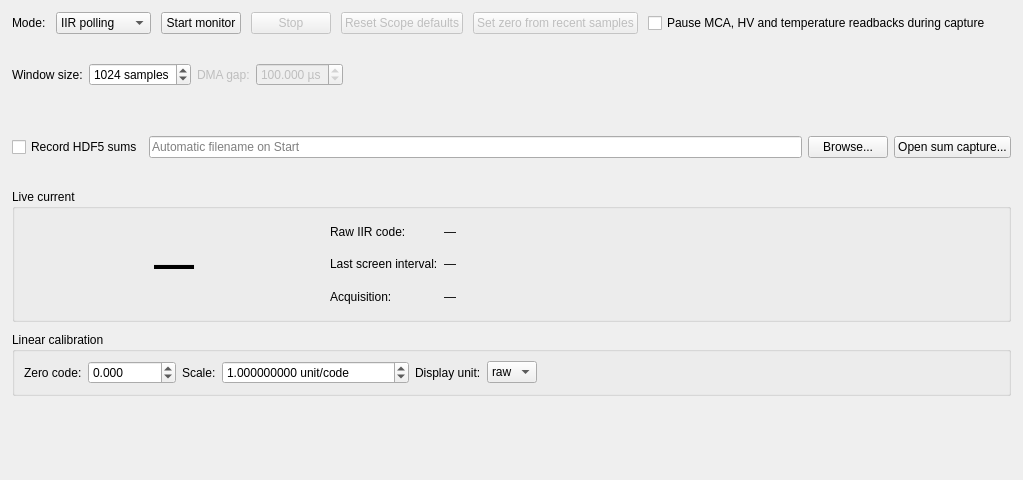
<?xml version="1.0" encoding="UTF-8"?>
<ui version="4.0">
 <class>CurrentMonitorView</class>
 <widget class="QWidget" name="CurrentMonitorView">
  <property name="minimumSize"><size><width>720</width><height>480</height></size></property>
  <layout class="QVBoxLayout" name="verticalLayout">
   <property name="leftMargin"><number>12</number></property>
   <property name="topMargin"><number>12</number></property>
   <property name="rightMargin"><number>12</number></property>
   <property name="bottomMargin"><number>12</number></property>
   <property name="spacing"><number>10</number></property>
   <item>
    <layout class="QHBoxLayout" name="monitorControls">
     <item><widget class="QLabel" name="labelMode"><property name="text"><string>Mode:</string></property></widget></item>
     <item>
      <widget class="QComboBox" name="comboMode">
       <item><property name="text"><string>IIR polling</string></property></item>
       <item><property name="text"><string>Scope DMA</string></property></item>
      </widget>
     </item>
     <item><widget class="QPushButton" name="btnStart"><property name="text"><string>Start monitor</string></property></widget></item>
     <item><widget class="QPushButton" name="btnStop"><property name="text"><string>Stop</string></property><property name="enabled"><bool>false</bool></property></widget></item>
     <item>
      <widget class="QPushButton" name="btnResetScopeDefaults">
       <property name="text"><string>Reset Scope defaults</string></property>
       <property name="enabled"><bool>false</bool></property>
       <property name="toolTip"><string>Restore the Scope hardware defaults after stopping Current DMA.</string></property>
      </widget>
     </item>
     <item><widget class="QPushButton" name="btnZero"><property name="text"><string>Set zero from recent samples</string></property><property name="enabled"><bool>false</bool></property></widget></item>
     <item>
      <widget class="QCheckBox" name="cbPauseReadbacks">
       <property name="text"><string>Pause MCA, HV and temperature readbacks during capture</string></property>
       <property name="toolTip"><string>While this Current acquisition runs, pause MCA histogram/statistics, Power Supply (HV and temperature) and Global diagnostics polling on all channels, so they do not compete with the capture on the board. Measurements and HV setpoints are unaffected; displays update again when Current stops. Temperature correction holds its last applied value while paused.</string></property>
      </widget>
     </item>
     <item><spacer name="controlsSpacer"><property name="orientation"><enum>Qt::Horizontal</enum></property><property name="sizeHint" stdset="0"><size><width>20</width><height>20</height></size></property></spacer></item>
    </layout>
   </item>
   <item>
    <widget class="QWidget" name="sumTimingControls" native="true">
     <layout class="QHBoxLayout" name="sumTimingLayout">
      <property name="leftMargin"><number>0</number></property>
      <property name="topMargin"><number>0</number></property>
      <property name="rightMargin"><number>0</number></property>
      <property name="bottomMargin"><number>0</number></property>
      <item><widget class="QLabel" name="labelSumSamples"><property name="text"><string>Window size:</string></property></widget></item>
      <item><widget class="QSpinBox" name="spinSumSamples">
       <property name="toolTip"><string>ADC samples integrated per sum window: 4 to 8188, in steps of 4. Each sample lasts 2 ns. This sets the next capture, not the fixed 4096-byte packet size.</string></property>
       <property name="suffix"><string> samples</string></property>
       <property name="minimum"><number>4</number></property>
       <property name="maximum"><number>8188</number></property>
       <property name="singleStep"><number>4</number></property>
       <property name="value"><number>1024</number></property>
      </widget></item>
     <item><widget class="QLabel" name="labelDmaGap"><property name="text"><string>DMA gap:</string></property><property name="enabled"><bool>false</bool></property></widget></item>
     <item>
      <widget class="QDoubleSpinBox" name="spinDmaGap">
       <property name="enabled"><bool>false</bool></property>
       <property name="toolTip"><string>Post-frame gap for the next Scope DMA current measurement; hardware resolution is 0.008 microseconds.</string></property>
       <property name="suffix"><string> &#xB5;s</string></property>
       <property name="decimals"><number>3</number></property>
       <property name="minimum"><double>0.000000000000000</double></property>
       <property name="maximum"><double>524.280000000000000</double></property>
       <property name="singleStep"><double>0.008000000000000</double></property>
       <property name="value"><double>100.000000000000000</double></property>
      </widget>
     </item>
      <item><widget class="QLabel" name="labelSumTiming"><property name="text"><string/></property><property name="toolTip"><string>Window duration is N times 2 ns. Scheduled start interval is the window duration plus the window gap; missed windows are excluded from measured exposure.</string></property></widget></item>
      <item><spacer name="sumTimingSpacer"><property name="orientation"><enum>Qt::Horizontal</enum></property><property name="sizeHint" stdset="0"><size><width>20</width><height>20</height></size></property></spacer></item>
     </layout>
    </widget>
   </item>
   <item>
    <widget class="QWidget" name="sumControls" native="true">
     <layout class="QHBoxLayout" name="sumControlsLayout">
      <property name="leftMargin"><number>0</number></property>
      <property name="topMargin"><number>0</number></property>
      <property name="rightMargin"><number>0</number></property>
      <property name="bottomMargin"><number>0</number></property>
      <item><widget class="QCheckBox" name="cbRecordSums"><property name="text"><string>Record HDF5 sums</string></property><property name="toolTip"><string>Record original sum packets and exact timestamps to a new HDF5 file.</string></property></widget></item>
      <item><widget class="QLineEdit" name="editSumFile"><property name="placeholderText"><string>Automatic filename on Start</string></property><property name="toolTip"><string>Leave blank for chN_current_&lt;timestamp&gt;.h5 on Start. Relative filenames use the measurement folder from General Settings. Existing files require overwrite confirmation.</string></property></widget></item>
      <item><widget class="QPushButton" name="btnSumFile"><property name="text"><string>Browse...</string></property><property name="toolTip"><string>Choose a sum recording file, starting in the measurement folder from General Settings.</string></property></widget></item>
      <item><widget class="QPushButton" name="btnOpenSums"><property name="text"><string>Open sum capture...</string></property><property name="toolTip"><string>Open the dedicated Current capture analysis tool without interrupting live acquisition.</string></property></widget></item>
     </layout>
    </widget>
   </item>
   <item>
    <widget class="QGroupBox" name="groupReading">
     <property name="title"><string>Live current</string></property>
     <layout class="QGridLayout" name="readingLayout">
      <item row="0" column="0" rowspan="3">
       <widget class="QLabel" name="lblCurrent">
        <property name="minimumSize"><size><width>300</width><height>92</height></size></property>
        <property name="font"><font><pointsize>30</pointsize><bold>true</bold></font></property>
        <property name="text"><string>—</string></property>
        <property name="alignment"><set>Qt::AlignCenter</set></property>
       </widget>
      </item>
      <item row="0" column="1"><widget class="QLabel" name="labelRaw"><property name="text"><string>Raw IIR code:</string></property></widget></item>
      <item row="0" column="2"><widget class="QLabel" name="lblRaw"><property name="text"><string>—</string></property></widget></item>
      <item row="1" column="1"><widget class="QLabel" name="labelInterval"><property name="text"><string>Last screen interval:</string></property></widget></item>
      <item row="1" column="2"><widget class="QLabel" name="lblInterval"><property name="text"><string>—</string></property></widget></item>
      <item row="2" column="1"><widget class="QLabel" name="labelAcquisition"><property name="text"><string>Acquisition:</string></property></widget></item>
      <item row="2" column="2"><widget class="QLabel" name="lblAcquisition"><property name="text"><string>—</string></property></widget></item>
      <item row="0" column="3"><spacer name="readingSpacer"><property name="orientation"><enum>Qt::Horizontal</enum></property><property name="sizeHint" stdset="0"><size><width>20</width><height>20</height></size></property></spacer></item>
     </layout>
    </widget>
   </item>
   <item>
    <widget class="QGroupBox" name="groupCalibration">
     <property name="title"><string>Linear calibration</string></property>
     <layout class="QHBoxLayout" name="calibrationLayout">
      <item><widget class="QLabel" name="labelZero"><property name="text"><string>Zero code:</string></property></widget></item>
      <item>
       <widget class="QDoubleSpinBox" name="spinZero">
        <property name="decimals"><number>3</number></property>
        <property name="minimum"><double>-32768.000000000000000</double></property>
        <property name="maximum"><double>32767.000000000000000</double></property>
        <property name="singleStep"><double>1.000000000000000</double></property>
       </widget>
      </item>
      <item><widget class="QLabel" name="labelScale"><property name="text"><string>Scale:</string></property></widget></item>
      <item>
       <widget class="QDoubleSpinBox" name="spinScale">
        <property name="decimals"><number>9</number></property>
        <property name="minimum"><double>-1000000000.000000000000000</double></property>
        <property name="maximum"><double>1000000000.000000000000000</double></property>
        <property name="singleStep"><double>0.001000000000000</double></property>
        <property name="value"><double>1.000000000000000</double></property>
        <property name="suffix"><string> unit/code</string></property>
       </widget>
      </item>
      <item><widget class="QLabel" name="labelUnit"><property name="text"><string>Display unit:</string></property></widget></item>
      <item>
       <widget class="QComboBox" name="comboUnit">
        <item><property name="text"><string>raw</string></property></item>
        <item><property name="text"><string>A</string></property></item>
        <item><property name="text"><string>mA</string></property></item>
        <item><property name="text"><string>uA</string></property></item>
        <item><property name="text"><string>nA</string></property></item>
        <item><property name="text"><string>pA</string></property></item>
       </widget>
      </item>
      <item><spacer name="calibrationSpacer"><property name="orientation"><enum>Qt::Horizontal</enum></property><property name="sizeHint" stdset="0"><size><width>20</width><height>20</height></size></property></spacer></item>
     </layout>
    </widget>
   </item>
   <item><widget class="NLabPlotWidget" name="plotCurrent" native="true"/></item>
  </layout>
 </widget>
 <customwidgets>
  <customwidget><class>NLabPlotWidget</class><extends>QWidget</extends><header>nlab.views.plot_viewbox</header><container>1</container></customwidget>
 </customwidgets>
 <resources/>
 <connections/>
</ui>
